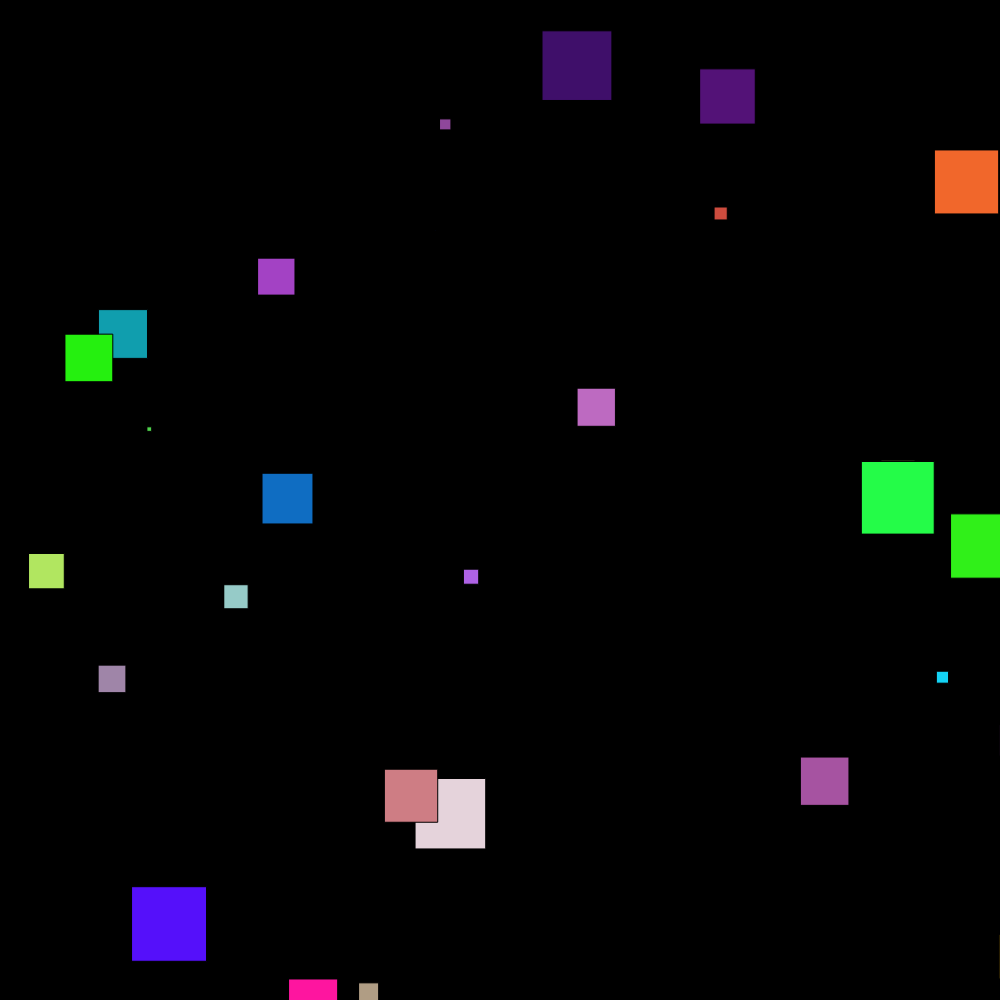
Frame 1 (no input)
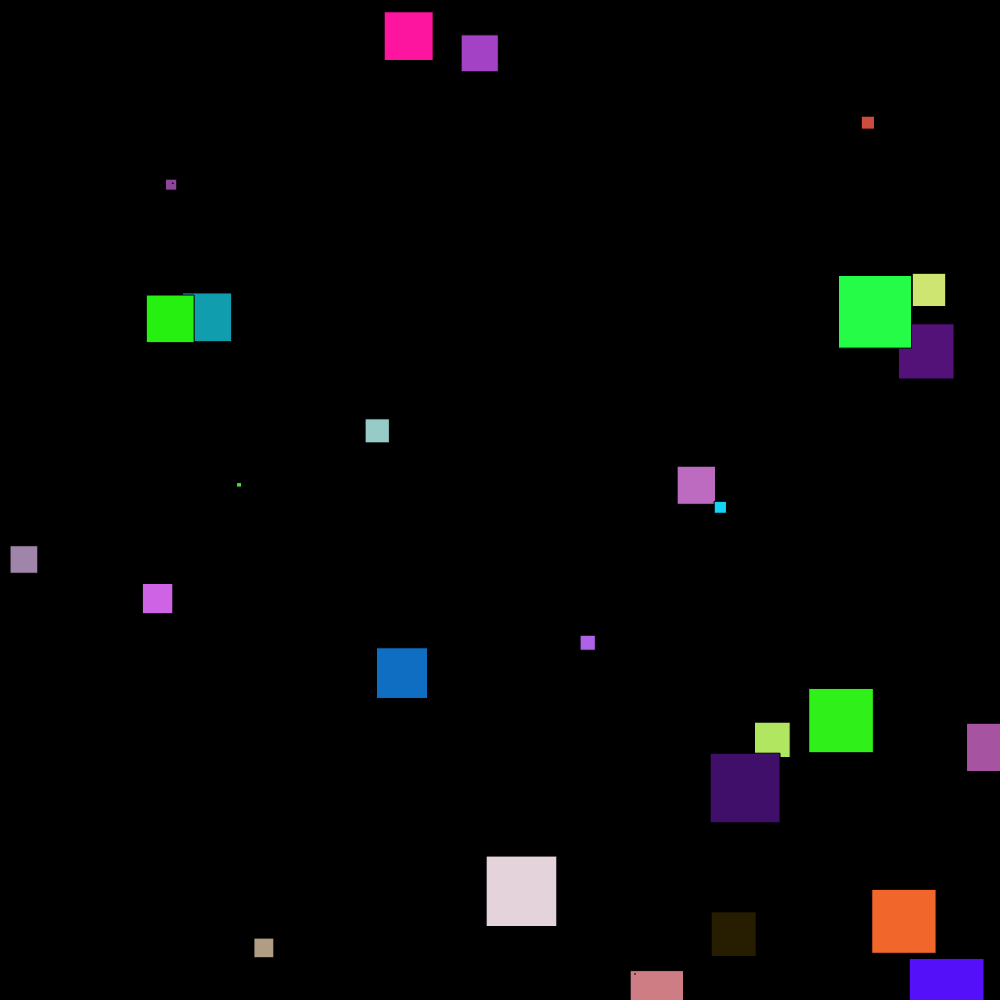
Frame 60 (no input)
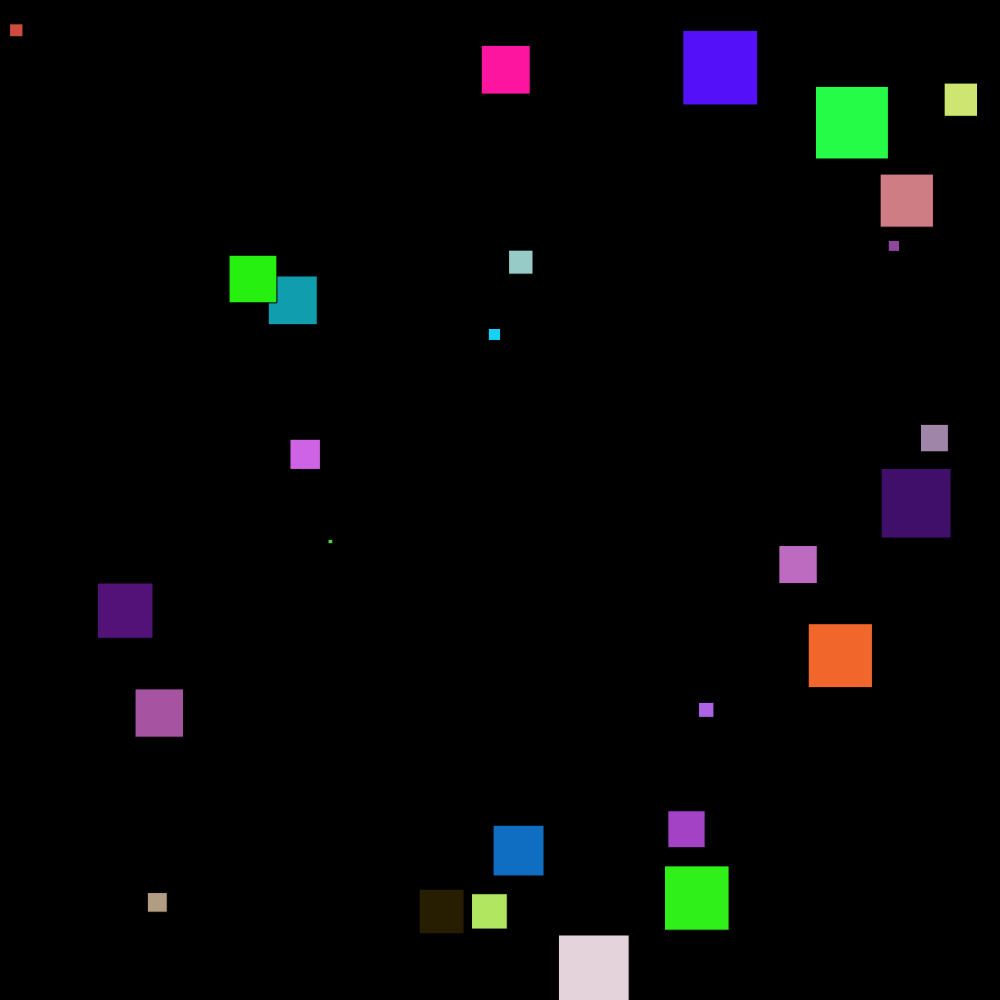
Frame 120 (the mouse pressed at the canvas centre since frame 60)

The p5.js sketch that drew these frames (run headless with seeded random() and noise() and a simulated clock; from frame 60 on, the mouse is pressed at the canvas centre):

// p5.js sketch
// ── sketch.js
var cars = [] ;

function setup() {
  createCanvas(1000, 1000);

for (var i = 0; i < 30; i++) {
  cars.push(new Car());

}


}
function draw() {
  background('black');

for (var i = 0; i < cars.length; i++) {
  cars[i].display();
  cars[i].drive();
}
}

function Car() {
  // attributes (change the car)
  this.pos = createVector(random(width), random(height)) ;
  this.vel = createVector(random(-5, 5), random(-5, 5)) ;
  this.r = random(0, 255) ;
  this.g = random(255) ;
  this.b = random(0, 255) ;
  this.diameter = random(75)

  this.display = function() {
        fill(this.r, this.g, this.b) ;
        rect(this.pos.x, this.pos.y, this.diameter, this.diameter) ;
  }

  this.drive = function() {
    this.pos.add(this.vel) ;
    if (this.pos.x > width) this.pos.x = 0 ;
    if (this.pos.x < 0) this.pos.x = width ;
    if (this.pos.y > height) this.pos.y = 0 ;
    if (this.pos.y < 0) this.pos.y = height ;
  }

}

//code phrase 1. Chicago
//code phrase 2. Tony Stark(Iron Man)
//code phrase 3. favorite hobby is making music
//code phrase 4. favorite food is pizza
